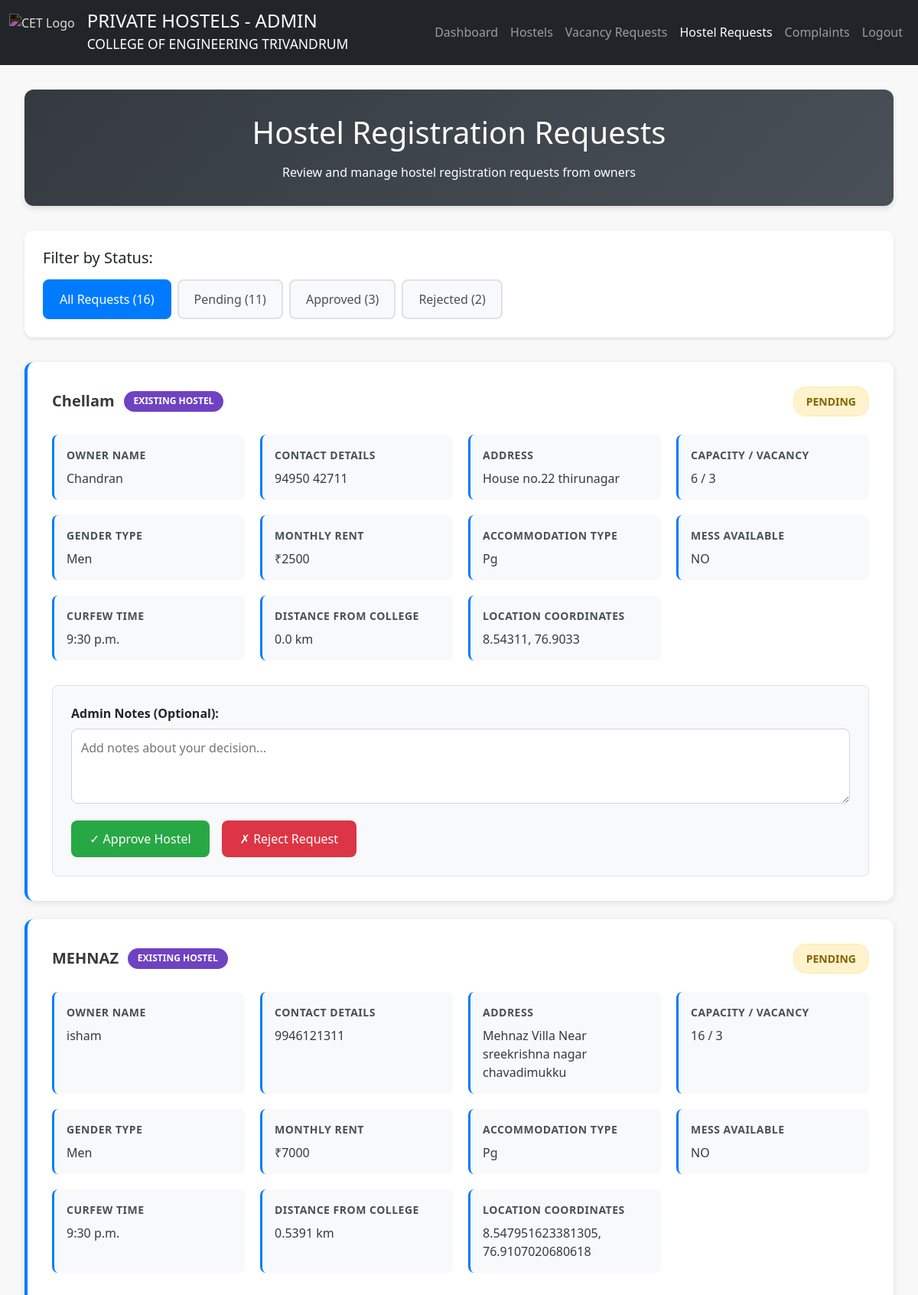
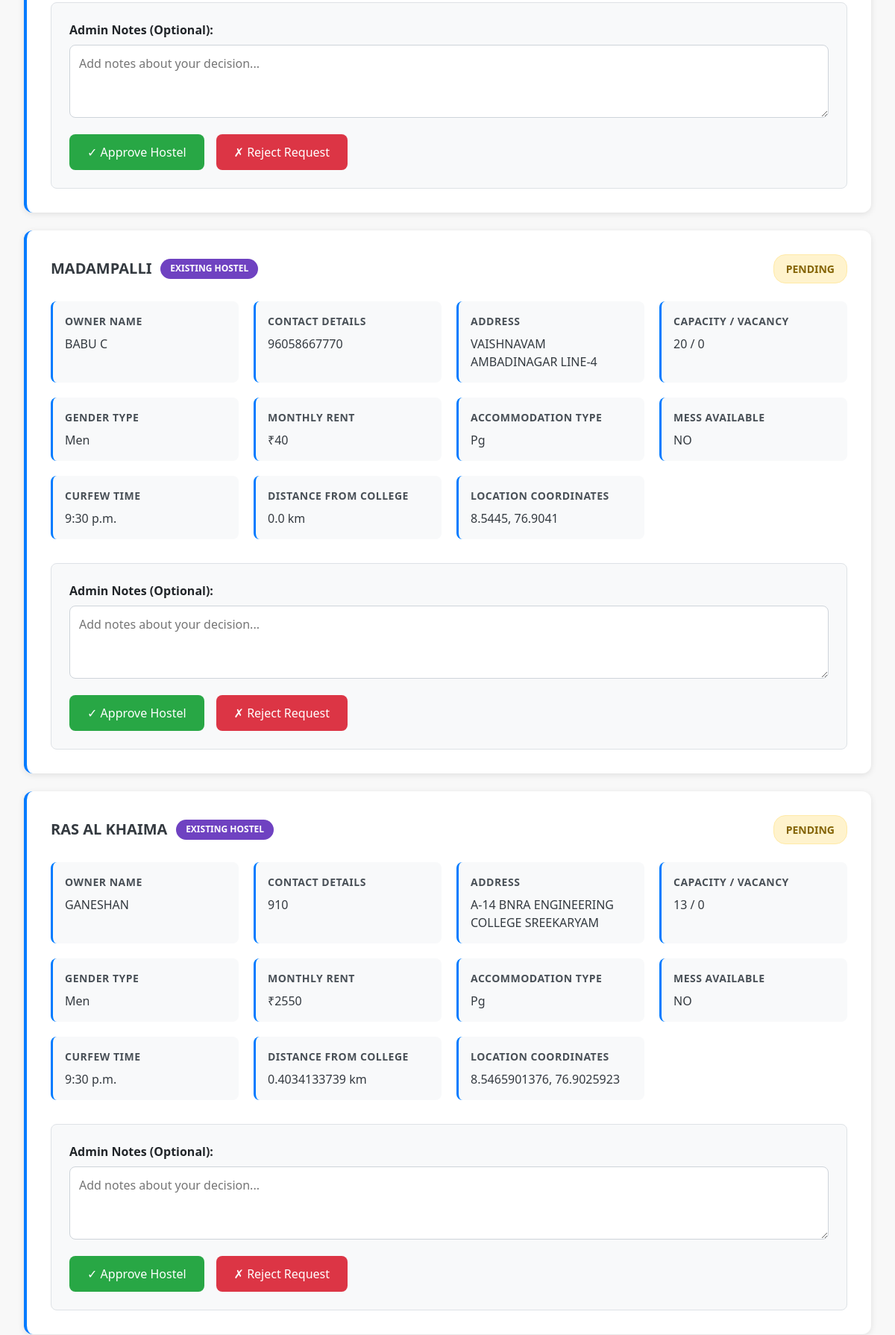
/approve_hostel_requests (signed in, upper part), run on the app's committed database (2 pictures, top to bottom).
### home/models.py (models this page shows, shortened)
class Hostel(models.Model):
    GENDER_CHOICES = [
        ('Men', 'Men'),
        ('Women', 'Women'),
        ('Mixed', 'Mixed'),
    ]
    APPROVAL_STATUS_CHOICES = [
        ('Pending', 'Pending'),
        ('Approved', 'Approved'),
        ('Rejected', 'Rejected'),
    ]
    name = models.CharField(max_length=255, help_text="Name of the hostel")
    address = models.TextField(help_text="Full address of the hostel")
    owner_name = models.CharField(max_length=255, help_text="Name of the hostel owner")
    contact_details = models.CharField(max_length=255, help_text="Contact information")
    total_capacity = models.PositiveIntegerField(default=0, help_text="Total bed capacity")
    current_vacancy = models.PositiveIntegerField(help_text="Currently available beds")
    mens_or_ladies = models.CharField(max_length=10, choices=GENDER_CHOICES, help_text="Gender preference")
    average_rent = models.PositiveIntegerField(help_text="Average monthly rent")
    accommodation_type = models.CharField(max_length=50, help_text="Type of accommodation")
    curfew = models.TimeField(null=True, blank=True, help_text="Curfew time (optional)")
    longitude = models.FloatField(help_text="Longitude coordinate")
    latitude = models.FloatField(help_text="Latitude coordinate")
    mess = models.TextField(default=None, blank=True, null=True, help_text="Mess facility details")
    distance = models.FloatField(default=0.0, help_text="Distance from college in km")
    approval_hostel_status = models.CharField(
        max_length=255,
        choices=APPROVAL_STATUS_CHOICES,
        default="Pending",
        help_text="Approval status"
    )
    class Meta:
        ordering = ['name']
        verbose_name = "Hostel"
        verbose_name_plural = "Hostels"

### home/views.py (the view, shortened to what this page needs)
# urls.py: path('approve_hostel_requests', views.approve_hostel_requests, name='approve_hostel_requests'),
@login_required
@user_passes_test(lambda u: u.is_staff)
def approve_hostel_requests(request):
    hostel_requests = HostelRequest.objects.all().order_by('-created_at')
    pending_hostels = Hostel.objects.filter(approval_hostel_status='Pending').order_by('-id')
    combined_requests = []
    for req in hostel_requests:
        combined_requests.append({
            'id': req.id,
            'name': req.name,
            'owner_name': req.owner_name,
            'contact_details': req.contact_details,
            'address': req.address,
            'total_capacity': req.total_capacity,
            'current_vacancy': req.current_vacancy,
            'mens_or_ladies': req.mens_or_ladies,
            'average_rent': req.average_rent,
            'accommodation_type': req.accommodation_type,
            'mess': req.mess,
            'curfew': req.curfew,
            'distance': req.distance,
            'latitude': req.latitude,
            'longitude': req.longitude,
            'approval_status': req.approval_status,
            'created_at': req.created_at,
            'approved_at': req.approved_at,
            'admin_notes': req.admin_notes,
            'request_type': 'new_registration'
        })
    for hostel in pending_hostels:
        combined_requests.append({
            'id': hostel.id,
            'name': hostel.name,
            'owner_name': hostel.owner_name,
            'contact_details': hostel.contact_details,
            'address': hostel.address,
            'total_capacity': hostel.total_capacity,
            'current_vacancy': hostel.current_vacancy,
            'mens_or_ladies': hostel.mens_or_ladies,
            'average_rent': hostel.average_rent,
            'accommodation_type': hostel.accommodation_type,
            'mess': hostel.mess,
            'curfew': hostel.curfew,
            'distance': hostel.distance,
            'latitude': hostel.latitude,
            'longitude': hostel.longitude,
            'approval_status': 'Pending',  # Map hostel status to request status
            'created_at': None,  # Hostels don't have created_at
            'approved_at': None,
            'admin_notes': '',
            'request_type': 'existing_hostel'
        })
    combined_requests.sort(key=lambda x: x['created_at'] or timezone.now(), reverse=True)
    return render(request, 'hostel_requests.html', {'requests': combined_requests})

### home/templates/hostel_requests.html (shortened to what this page needs)
{% load static %}
<!DOCTYPE html>
<html lang="en">
<head>
    <link href="https://cdn.jsdelivr.net/npm/bootstrap@5.0.2/dist/css/bootstrap.min.css" rel="stylesheet">
</head>
<body>
    <nav class="navbar navbar-expand-lg navbar-dark bg-dark">
        <div class="container-fluid">
            <div class="d-flex align-items-center">
                <img src="{% static 'assets/Cet_emblem.png' %}" alt="CET Logo" class="navbar-logo me-3">
                <a class="navbar-brand" href="/administration">
                    <h4 class="mb-0">PRIVATE HOSTELS - ADMIN</h4>
                    <small>COLLEGE OF ENGINEERING TRIVANDRUM</small>
                </a>
            </div>
            <div class="navbar-nav">
                <a class="nav-link" href="/administration">Dashboard</a>
                <a class="nav-link" href="/hostel_approval">Hostels</a>
                <a class="nav-link" href="/approve_vacancy">Vacancy Requests</a>
                <a class="nav-link active" href="/approve_hostel_requests">Hostel Requests</a>
                <a class="nav-link" href="/admin_complaint_view">Complaints</a>
                <a class="nav-link" href="/logout">Logout</a>
            </div>
        </div>
    </nav>
    <div class="main-container">
        <div class="page-header">
            <h1 class="mb-3">Hostel Registration Requests</h1>
            <p class="mb-0">Review and manage hostel registration requests from owners</p>
        </div>
        <div class="filter-container">
            <div class="d-flex justify-content-between align-items-center mb-3">
                <h5 class="mb-0">Filter by Status:</h5>
            </div>
            <div class="filter-buttons">
                <button class="filter-button active" onclick="filterByStatus('all', this)">
                </button>
                <button class="filter-button" onclick="filterByStatus('Pending', this)">
                </button>
                <button class="filter-button" onclick="filterByStatus('Approved', this)">
                </button>
                <button class="filter-button" onclick="filterByStatus('Rejected', this)">
                </button>
            </div>
        </div>
        {% if requests %}
            {% for request in requests %}
            <div class="request-item" data-status="{{ request.approval_status }}">
                <div class="request-header">
                    <div class="hostel-title">
                        <h3 class="hostel-name">{{ request.name }}</h3>
                        {% if request.request_type == 'new_registration' %}
                            <span class="type-badge new-registration-badge">New Registration</span>
                        {% else %}
                            <span class="type-badge existing-hostel-badge">Existing Hostel</span>
                        {% endif %}
                    </div>
                    <div class="status-indicator status-{{ request.approval_status|lower }}">
                        {{ request.approval_status }}
                    </div>
                </div>
                <div class="details-grid">
                    <div class="detail-group">
                        <div class="detail-title">Owner Name</div>
                        <div class="detail-value">{{ request.owner_name }}</div>
                    </div>
                    <div class="detail-group">
                        <div class="detail-title">Contact Details</div>
                        <div class="detail-value">{{ request.contact_details }}</div>
                    </div>
                    <div class="detail-group">
                        <div class="detail-title">Address</div>
                        <div class="detail-value">{{ request.address }}</div>
                    </div>
                    <div class="detail-group">
                        <div class="detail-title">Capacity / Vacancy</div>
                        <div class="detail-value">{{ request.total_capacity }} / {{ request.current_vacancy }}</div>
                    </div>
                    <div class="detail-group">
                        <div class="detail-title">Gender Type</div>
                        <div class="detail-value">{{ request.mens_or_ladies }}</div>
                    </div>
                    <div class="detail-group">
                        <div class="detail-title">Monthly Rent</div>
                        <div class="detail-value">₹{{ request.average_rent }}</div>
                    </div>
                    <div class="detail-group">
                        <div class="detail-title">Accommodation Type</div>
                        <div class="detail-value">{{ request.accommodation_type|title }}</div>
                    </div>
                    <div class="detail-group">
                        <div class="detail-title">Mess Available</div>
                        <div class="detail-value">{{ request.mess }}</div>
                    </div>
                    <div class="detail-group">
                        <div class="detail-title">Curfew Time</div>
                        <div class="detail-value">{{ request.curfew }}</div>
                    </div>
                    <div class="detail-group">
                        <div class="detail-title">Distance from College</div>
                        <div class="detail-value">{{ request.distance }} km</div>
                    </div>
                    <div class="detail-group">
                        <div class="detail-title">Location Coordinates</div>
                        <div class="detail-value">{{ request.latitude }}, {{ request.longitude }}</div>
                    </div>
                </div>
                {% if request.approval_status == 'Pending' %}
                <div class="action-section">
                    <form method="post">
                        <div class="mb-3">
                            <label for="notes_{{ request.id }}" class="form-label fw-bold">
                                Admin Notes (Optional):
                            </label>
                            <textarea
                                class="notes-textarea"
                                name="admin_notes"
                                id="notes_{{ request.id }}"
                                rows="3"
                                placeholder="Add notes about your decision..."></textarea>
                        </div>
                        <div class="action-buttons">
                            {% if request.request_type == 'new_registration' %}
                                <button type="submit" name="action" value="approve" class="btn-approve">
                                    ✓ Approve & Create Hostel
                                </button>
                            {% else %}
                                <button type="submit" name="action" value="approve" class="btn-approve">
                                    ✓ Approve Hostel
                                </button>
                            {% endif %}
                            <button type="submit" name="action" value="reject" class="btn-reject">
                                ✗ Reject Request
                            </button>
                        </div>
                    </form>
                </div>
                {% endif %}
            </div>
            {% endfor %}
        {% endif %}
    </div>
</body>
</html>

### home/templates/hostel_requests.html (style rules this page uses)
body { font-family: 'Segoe UI', Tahoma, Geneva, Verdana, sans-serif; background-color: #f8f8f8; margin: 0; padding: 0; }
.main-container { max-width: 1200px; margin: 0 auto; padding: 2rem; }
.page-header { text-align: center; margin-bottom: 2rem; padding: 2rem; background: linear-gradient(135deg, #343a40, #495057); color: white; border-radius: 0.75rem; box-shadow: 0 4px 6px rgba(0, 0, 0, 0.1); }
.filter-container { background-color: white; padding: 1.5rem; border-radius: 0.75rem; box-shadow: 0 2px 4px rgba(0, 0, 0, 0.1); margin-bottom: 2rem; }
.request-item { background-color: white; margin-bottom: 1.5rem; padding: 2rem; border-radius: 0.75rem; box-shadow: 0 2px 8px rgba(0, 0, 0, 0.1); border-left: 4px solid #007bff; transition: transform 0.2s ease, box-shadow 0.2s ease; }
.request-header { display: flex; justify-content: space-between; align-items: center; margin-bottom: 1.5rem; flex-wrap: wrap; gap: 1rem; }
.hostel-title { display: flex; align-items: center; gap: 0.75rem; flex-wrap: wrap; }
.hostel-name { font-size: 1.25rem; font-weight: 600; color: #343a40; margin: 0; }
.type-badge { padding: 0.3rem 0.8rem; border-radius: 1rem; font-size: 0.75rem; font-weight: 600; text-transform: uppercase; }
.existing-hostel-badge { background-color: #6f42c1; color: white; }
.status-indicator { padding: 0.5rem 1rem; border-radius: 1rem; font-size: 0.875rem; font-weight: 600; text-transform: uppercase; }
.status-pending { background-color: #fff3cd; color: #856404; border: 1px solid #ffeaa7; }
.details-grid { display: grid; grid-template-columns: repeat(auto-fit, minmax(250px, 1fr)); gap: 1.25rem; margin: 1.5rem 0; }
.detail-group { background-color: #f8f9fa; padding: 1rem; border-radius: 0.5rem; border-left: 3px solid #007bff; }
.detail-title { font-weight: 600; color: #495057; font-size: 0.875rem; margin-bottom: 0.5rem; text-transform: uppercase; letter-spacing: 0.5px; }
.detail-value { font-size: 1rem; color: #343a40; word-break: break-word; }
.filter-buttons { display: flex; flex-wrap: wrap; gap: 0.5rem; margin-top: 1rem; }
.filter-button { background-color: #f8f9fa; color: #495057; border: 2px solid #dee2e6; padding: 0.75rem 1.25rem; border-radius: 0.5rem; cursor: pointer; font-weight: 500; transition: all 0.2s ease; }
.filter-button.active { background-color: #007bff; color: white; border-color: #007bff; }
.action-section { margin-top: 2rem; padding: 1.5rem; background-color: #f8f9fa; border-radius: 0.5rem; border: 1px solid #dee2e6; }
.action-buttons { display: flex; gap: 1rem; flex-wrap: wrap; }
.btn-approve { background-color: #28a745; color: white; border: none; padding: 0.75rem 1.5rem; border-radius: 0.5rem; font-weight: 500; cursor: pointer; transition: background-color 0.2s ease; }
.btn-reject { background-color: #dc3545; color: white; border: none; padding: 0.75rem 1.5rem; border-radius: 0.5rem; font-weight: 500; cursor: pointer; transition: background-color 0.2s ease; }
.notes-textarea { width: 100%; padding: 0.75rem; border: 1px solid #ced4da; border-radius: 0.5rem; resize: vertical; font-family: inherit; }
.navbar-logo { height: 3rem; filter: invert(100%); }

### data on the page
Hostel: name "Chellam", approval_status "PENDING", owner_name "Chandran", contact_details "94950 42711", address "House no.22 thirunagar", total_capacity "6", current_vacancy "3", mens_or_ladies "Men", average_rent "2500", accommodation_type "Pg", mess "NO", curfew "9:30 p.m.", distance "0.0", latitude "8.54311", longitude "76.9033", admin_notes "Add notes about your decision..."
Hostel: name "MEHNAZ", approval_status "PENDING", owner_name "isham", contact_details "9946121311", address "Mehnaz Villa Near sreekrishna nagar chavadimukku", total_capacity "16", current_vacancy "3", mens_or_ladies "Men", average_rent "7000", accommodation_type "Pg", mess "NO", curfew "9:30 p.m.", distance "0.5391", latitude "8.547951623381305", longitude "76.9107020680618", admin_notes "Add notes about your decision..."
Hostel: name "MADAMPALLI", approval_status "PENDING", owner_name "BABU C", contact_details "96058667770", address "VAISHNAVAM AMBADINAGAR LINE-4", total_capacity "20", current_vacancy "0", mens_or_ladies "Men", average_rent "40", accommodation_type "Pg", mess "NO", curfew "9:30 p.m.", distance "0.0", latitude "8.5445", longitude "76.9041", admin_notes "Add notes about your decision..."
Hostel: name "RAS AL KHAIMA", approval_status "PENDING", owner_name "GANESHAN", contact_details "910", address "A-14 BNRA ENGINEERING COLLEGE SREEKARYAM", total_capacity "13", current_vacancy "0", mens_or_ladies "Men", average_rent "2550", accommodation_type "Pg", mess "NO", curfew "9:30 p.m.", distance "0.4034133739", latitude "8.5465901376", longitude "76.9025923", admin_notes "Add notes about your decision..."
